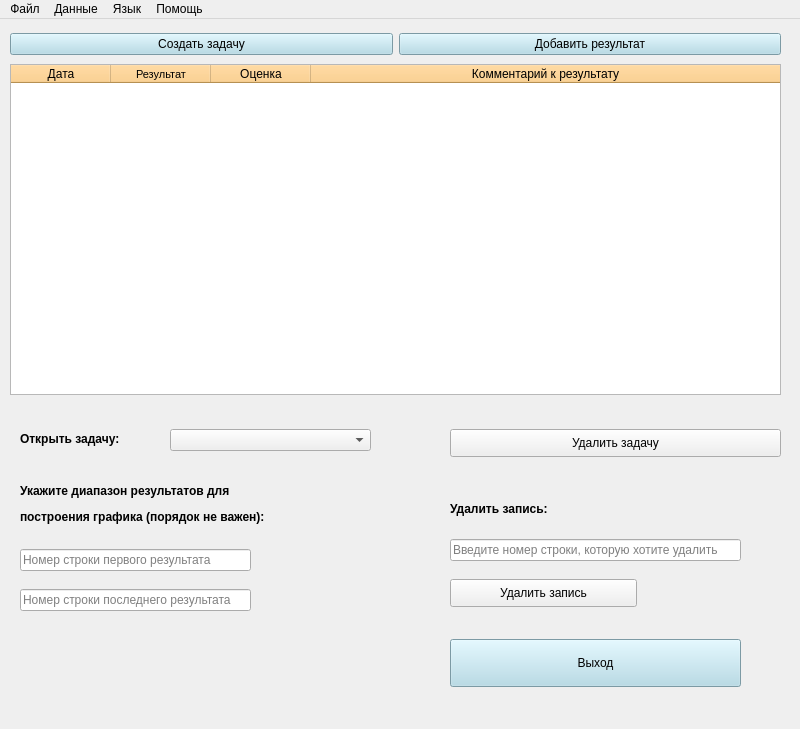
<?xml version="1.0" encoding="UTF-8"?>
<ui version="4.0">
 <class>main_window</class>
 <widget class="QMainWindow" name="main_window">
  <property name="geometry">
   <rect>
    <x>0</x>
    <y>0</y>
    <width>800</width>
    <height>729</height>
   </rect>
  </property>
  <property name="windowTitle">
   <string>Дневник выполнения спортивных задач</string>
  </property>
  <widget class="QWidget" name="centralwidget">
   <widget class="QTableWidget" name="tableWidget">
    <property name="geometry">
     <rect>
      <x>10</x>
      <y>45</y>
      <width>771</width>
      <height>331</height>
     </rect>
    </property>
    <property name="minimumSize">
     <size>
      <width>771</width>
      <height>0</height>
     </size>
    </property>
    <property name="maximumSize">
     <size>
      <width>771</width>
      <height>16777215</height>
     </size>
    </property>
    <property name="styleSheet">
     <string notr="true">QHeaderView::section:horizontal {
    background-color: #FFC973;
}

QHeaderView::section:vertical {
    background-color: #E6E6FA;
}
</string>
    </property>
    <property name="sizeAdjustPolicy">
     <enum>QAbstractScrollArea::AdjustToContents</enum>
    </property>
    <attribute name="horizontalHeaderStretchLastSection">
     <bool>true</bool>
    </attribute>
    <column>
     <property name="text">
      <string>Дата</string>
     </property>
    </column>
    <column>
     <property name="text">
      <string>Результат</string>
     </property>
     <property name="font">
      <font>
       <pointsize>8</pointsize>
      </font>
     </property>
    </column>
    <column>
     <property name="text">
      <string>Оценка</string>
     </property>
    </column>
    <column>
     <property name="text">
      <string>Комментарий к результату</string>
     </property>
    </column>
   </widget>
   <widget class="QLabel" name="lbl_open_task">
    <property name="geometry">
     <rect>
      <x>20</x>
      <y>400</y>
      <width>151</width>
      <height>41</height>
     </rect>
    </property>
    <property name="text">
     <string>&lt;html&gt;&lt;head/&gt;&lt;body&gt;&lt;p&gt;&lt;span style=&quot; font-size:9pt; font-weight:600;&quot;&gt;Открыть задачу:&lt;/span&gt;&lt;/p&gt;&lt;/body&gt;&lt;/html&gt;</string>
    </property>
   </widget>
   <widget class="QComboBox" name="CB_tasks">
    <property name="geometry">
     <rect>
      <x>170</x>
      <y>410</y>
      <width>201</width>
      <height>22</height>
     </rect>
    </property>
   </widget>
   <widget class="QPushButton" name="btn_delete_task">
    <property name="geometry">
     <rect>
      <x>450</x>
      <y>410</y>
      <width>331</width>
      <height>28</height>
     </rect>
    </property>
    <property name="styleSheet">
     <string notr="true"/>
    </property>
    <property name="text">
     <string>Удалить задачу</string>
    </property>
   </widget>
   <widget class="QLineEdit" name="LE_delete_achievement_by_number">
    <property name="geometry">
     <rect>
      <x>450</x>
      <y>520</y>
      <width>291</width>
      <height>22</height>
     </rect>
    </property>
    <property name="placeholderText">
     <string>Введите номер строки, которую хотите удалить</string>
    </property>
   </widget>
   <widget class="QLabel" name="lbl_delete_achievement_text">
    <property name="geometry">
     <rect>
      <x>450</x>
      <y>480</y>
      <width>141</width>
      <height>21</height>
     </rect>
    </property>
    <property name="text">
     <string>&lt;html&gt;&lt;head/&gt;&lt;body&gt;&lt;p&gt;&lt;span style=&quot; font-size:9pt; font-weight:600;&quot;&gt;Удалить запись:&lt;/span&gt;&lt;/p&gt;&lt;/body&gt;&lt;/html&gt;</string>
    </property>
   </widget>
   <widget class="QPushButton" name="btn_delete_achievement">
    <property name="geometry">
     <rect>
      <x>450</x>
      <y>560</y>
      <width>187</width>
      <height>28</height>
     </rect>
    </property>
    <property name="styleSheet">
     <string notr="true"/>
    </property>
    <property name="text">
     <string>Удалить запись</string>
    </property>
   </widget>
   <widget class="QLabel" name="lbl_plotting">
    <property name="geometry">
     <rect>
      <x>20</x>
      <y>460</y>
      <width>461</width>
      <height>51</height>
     </rect>
    </property>
    <property name="text">
     <string>&lt;html&gt;&lt;head/&gt;&lt;body&gt;&lt;p&gt;&lt;span style=&quot; font-size:9pt; font-weight:600;&quot;&gt;Укажите диапазон результатов для &lt;/span&gt;&lt;/p&gt;&lt;p&gt;&lt;span style=&quot; font-size:9pt; font-weight:600;&quot;&gt;построения графика (порядок не важен):&lt;/span&gt;&lt;/p&gt;&lt;/body&gt;&lt;/html&gt;</string>
    </property>
   </widget>
   <widget class="QPushButton" name="btn_logout">
    <property name="geometry">
     <rect>
      <x>450</x>
      <y>620</y>
      <width>291</width>
      <height>48</height>
     </rect>
    </property>
    <property name="styleSheet">
     <string notr="true">background-color: lightblue;</string>
    </property>
    <property name="text">
     <string>Выход</string>
    </property>
   </widget>
   <widget class="QWidget" name="horizontalLayoutWidget">
    <property name="geometry">
     <rect>
      <x>10</x>
      <y>10</y>
      <width>771</width>
      <height>31</height>
     </rect>
    </property>
    <layout class="QHBoxLayout" name="addingDataHLayout">
     <item>
      <widget class="QPushButton" name="btn_create_task">
       <property name="styleSheet">
        <string notr="true">background-color: lightblue;</string>
       </property>
       <property name="text">
        <string>Создать задачу</string>
       </property>
      </widget>
     </item>
     <item>
      <widget class="QPushButton" name="btn_add_achievement">
       <property name="styleSheet">
        <string notr="true">background-color: lightblue;</string>
       </property>
       <property name="text">
        <string>Добавить результат</string>
       </property>
      </widget>
     </item>
    </layout>
   </widget>
   <widget class="QLineEdit" name="LE_last_result">
    <property name="geometry">
     <rect>
      <x>20</x>
      <y>570</y>
      <width>231</width>
      <height>22</height>
     </rect>
    </property>
    <property name="placeholderText">
     <string>Номер строки последнего результата</string>
    </property>
   </widget>
   <widget class="QLineEdit" name="LE_first_result">
    <property name="geometry">
     <rect>
      <x>20</x>
      <y>530</y>
      <width>231</width>
      <height>22</height>
     </rect>
    </property>
    <property name="placeholderText">
     <string>Номер строки первого результата</string>
    </property>
   </widget>
   <zorder>lbl_open_task</zorder>
   <zorder>CB_tasks</zorder>
   <zorder>btn_delete_task</zorder>
   <zorder>LE_delete_achievement_by_number</zorder>
   <zorder>lbl_delete_achievement_text</zorder>
   <zorder>btn_delete_achievement</zorder>
   <zorder>lbl_plotting</zorder>
   <zorder>btn_logout</zorder>
   <zorder>tableWidget</zorder>
   <zorder>horizontalLayoutWidget</zorder>
   <zorder>LE_last_result</zorder>
   <zorder>LE_first_result</zorder>
  </widget>
  <widget class="QMenuBar" name="menuBar">
   <property name="geometry">
    <rect>
     <x>0</x>
     <y>0</y>
     <width>800</width>
     <height>26</height>
    </rect>
   </property>
   <widget class="QMenu" name="menuFile">
    <property name="title">
     <string>Файл</string>
    </property>
    <widget class="QMenu" name="menuDownload">
     <property name="title">
      <string>Скачать</string>
     </property>
     <property name="icon">
      <iconset>
       <normaloff>../../Icons/download.svg</normaloff>../../Icons/download.svg</iconset>
     </property>
     <addaction name="download_chart_action"/>
     <addaction name="download_table_action"/>
    </widget>
    <addaction name="menuDownload"/>
   </widget>
   <widget class="QMenu" name="menuData">
    <property name="title">
     <string>Данные</string>
    </property>
    <addaction name="show_chart_action"/>
   </widget>
   <widget class="QMenu" name="menuHelp">
    <property name="title">
     <string>Помощь</string>
    </property>
    <addaction name="about_action"/>
    <addaction name="version_action"/>
   </widget>
   <widget class="QMenu" name="menuLanguage">
    <property name="title">
     <string>Язык</string>
    </property>
    <addaction name="language_english_action"/>
    <addaction name="language_russian_action"/>
   </widget>
   <addaction name="menuFile"/>
   <addaction name="menuData"/>
   <addaction name="menuLanguage"/>
   <addaction name="menuHelp"/>
  </widget>
  <action name="actionChart">
   <property name="text">
    <string>Chart</string>
   </property>
  </action>
  <action name="actionTable">
   <property name="text">
    <string>Table</string>
   </property>
  </action>
  <action name="show_chart_action">
   <property name="icon">
    <iconset>
     <normaloff>../../../../../../Users/Borislav/Icons/chart.png</normaloff>../../../../../../Users/Borislav/Icons/chart.png</iconset>
   </property>
   <property name="text">
    <string>Показать график</string>
   </property>
  </action>
  <action name="about_action">
   <property name="icon">
    <iconset>
     <normaloff>../../../../../../Users/Borislav/Icons/information.svg</normaloff>../../../../../../Users/Borislav/Icons/information.svg</iconset>
   </property>
   <property name="text">
    <string>Описание программы</string>
   </property>
  </action>
  <action name="actiondescription">
   <property name="text">
    <string>description</string>
   </property>
  </action>
  <action name="version_action">
   <property name="icon">
    <iconset>
     <normaloff>../../../../../../Users/Borislav/Icons/version.jpg</normaloff>../../../../../../Users/Borislav/Icons/version.jpg</iconset>
   </property>
   <property name="text">
    <string>Версия</string>
   </property>
  </action>
  <action name="language_english_action">
   <property name="icon">
    <iconset>
     <normaloff>../../../../../../Users/Borislav/Icons/english.png</normaloff>../../../../../../Users/Borislav/Icons/english.png</iconset>
   </property>
   <property name="text">
    <string>English</string>
   </property>
  </action>
  <action name="language_russian_action">
   <property name="icon">
    <iconset>
     <normaloff>../../../../../../Users/Borislav/Icons/russian.png</normaloff>../../../../../../Users/Borislav/Icons/russian.png</iconset>
   </property>
   <property name="text">
    <string>Russian</string>
   </property>
  </action>
  <action name="download_chart_action">
   <property name="icon">
    <iconset>
     <normaloff>../../../../../../Users/Borislav/Icons/chart.png</normaloff>../../../../../../Users/Borislav/Icons/chart.png</iconset>
   </property>
   <property name="text">
    <string>График</string>
   </property>
  </action>
  <action name="download_table_action">
   <property name="icon">
    <iconset>
     <normaloff>../../../../../../Users/Borislav/Icons/table.png</normaloff>../../../../../../Users/Borislav/Icons/table.png</iconset>
   </property>
   <property name="text">
    <string>Таблицу</string>
   </property>
  </action>
 </widget>
 <resources/>
 <connections/>
</ui>
